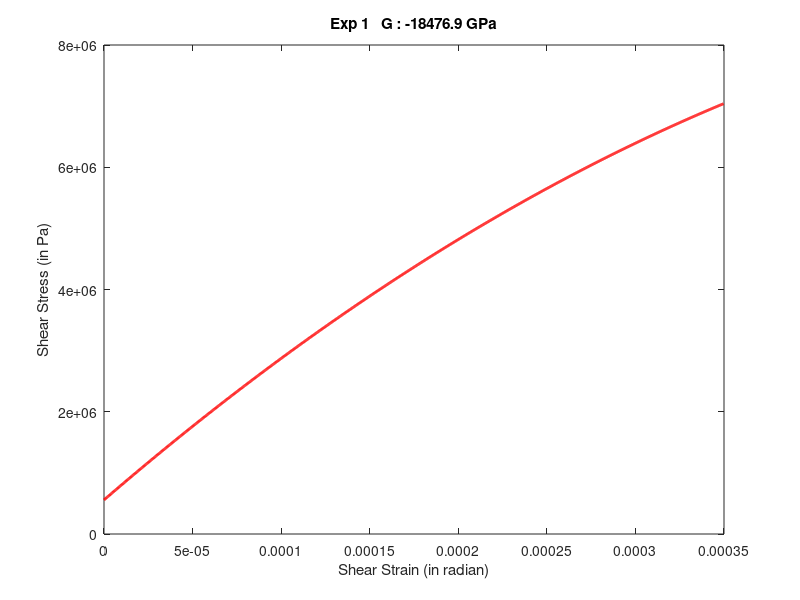
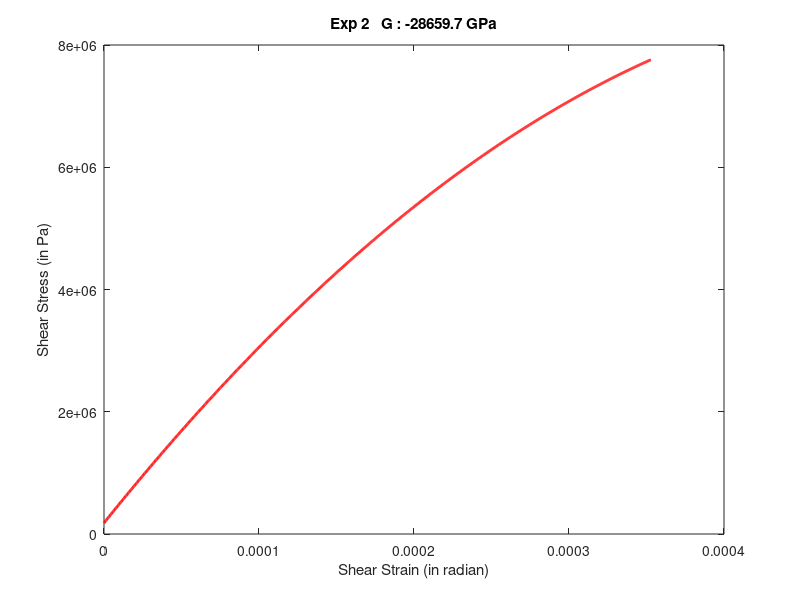
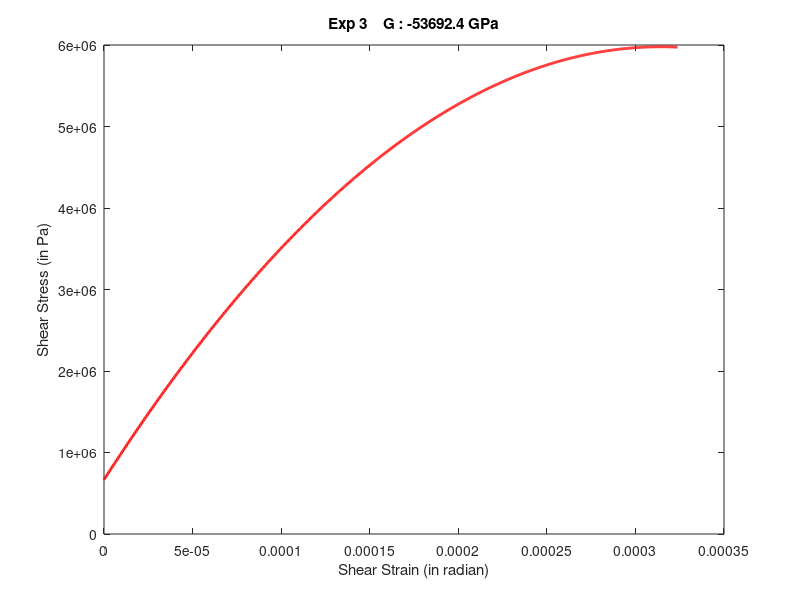
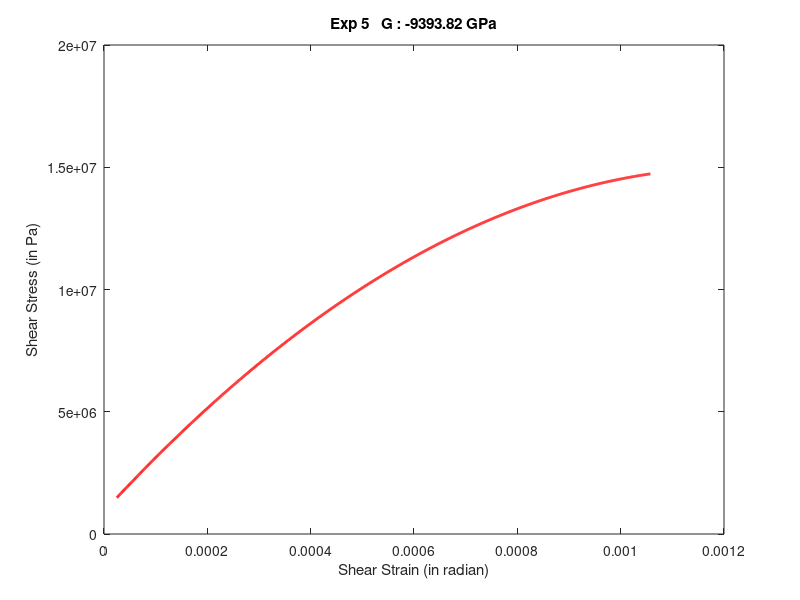

The MATLAB source for these figures, in order:
%Global variables
d=0.01;     %Diameter of rod in meters
d1=0.1;     %Length of lever in meters
L=1;        %Length of Rod in meters
g=9.81;     %Value of g in m/s^2
load('P8_TorsionTest.mat');






%Group 1

for i=1:20  %iterating through cycles


%Takes values of load from m_exp1 variable of P8_TorsionTest.mat
loads = m_exp1(:,1:7);

%Takes values of theta from column i of theta_0exp1 variable of P8...mat 
theta =(theta_0exp1(1:7,i)+flip(theta_0exp1(7:13,i)))/2;    %change cycle number here for data

%plot(loads,theta); %Plots original y_vs_x Data
theta=theta'; %to make y and x of same dimensions since theta was columnar

J=pi*(d^4)/32;   %Polar Second Moment of Inertia
T=loads*(g*d1);    %Torque applied on the rod
y=(T*(d/2))/J;      %Shear Stress in Pa

x=(theta*(d/2))/L;     %Shear Strain 

coefficients=polyfit(x,y,2);  %finds coeff of best fit line for Data
xFit = linspace(min(x),max(x),1000);
yFit = polyval(coefficients,xFit);
G_in_Pa=coefficients(1);  %slope of the best fit line gives Shear Modulus

%to see full value of slope, use command 'format long'

%str=sprintf('%f Pascals',G_in_Pa);
%str ='28875391321.054501 Pascals'

%str=sprintf('%g Pascals',G_in_Pa);
%str ='2.88754e+10 Pascals'

G_in_GPa=G_in_Pa/1e9;
Exp1(i)=G_in_GPa;
 

%disp(sprintf('Slop of best fit line theta(radian) vs mass(kg) : %g',slope));

%str=sprintf('%g GPa',G_in_GPa)
%str = '2.88754 GPa'


%%% PLOTTING GRAPH
plot(xFit,yFit,'r-','LineWidth',2)
xlabel('Shear Strain (in radian)');
ylabel('Shear Stress (in Pa)');
variable = sprintf('Exp 1   G : %g GPa',G_in_GPa);
title(variable);
end

%save('Exp_1_G_Results.mat','Exp1');     %To save individual variables



figure;






%GROUP 2


for i=1:20  %iterates through cycles

%Takes values of load from m_exp1 variable of P8_TorsionTest.mat
loads = m_exp2(:,1:7);

%Takes values of theta from column i of theta_0exp1 variable of P8...mat 
theta =(theta_0exp2(1:7,i)+flip(theta_0exp2(7:13,i)))/2;    %change cycle number here for data

%plot(loads,theta); %Plots original y_vs_x Data
theta=theta'; %to make y and x of same dimensions since theta was columnar

J=pi*(d^4)/32;   %Polar Second Moment of Inertia
T=loads*(g*d1);    %Torque applied on the rod
y=(T*(d/2))/J;      %Shear Stress in Pa

x=(theta*(d/2))/L;     %Shear Strain 

coefficients=polyfit(x,y,2);  %finds coeff of best fit line for Data
xFit = linspace(min(x),max(x),1000);
yFit = polyval(coefficients,xFit);
G_in_Pa=coefficients(1);  %slope of the best fit line gives Shear Modulus

%to see full value of slope, use command 'format long'

%str=sprintf('%f Pascals',G_in_Pa);
%str ='28875391321.054501 Pascals'

%str=sprintf('%g Pascals',G_in_Pa);
%str ='2.88754e+10 Pascals'

G_in_GPa=G_in_Pa/1e9;
Exp2(i)=G_in_GPa;
 

%disp(sprintf('Slop of best fit line theta(radian) vs mass(kg) : %g',slope));

%str=sprintf('%g GPa',G_in_GPa)
%str = '2.88754 GPa'


%%% PLOTTING GRAPH
plot(xFit,yFit,'r-','LineWidth',2)
xlabel('Shear Strain (in radian)');
ylabel('Shear Stress (in Pa)');
variable = sprintf('Exp 2   G : %g GPa',G_in_GPa);
title(variable);
end

%save('Exp_2_G_Results.mat','Exp2');     %To save individual variables





figure;









%GROUP 3


for i=1:20  %iterates through cycles

%Takes values of load from m_exp1 variable of P8_TorsionTest.mat
loads = m_exp3(:,1:7);

%Takes values of theta from column i of theta_0exp1 variable of P8...mat 
theta =(theta_0exp3(1:7,i)+flip(theta_0exp3(7:13,i)))/2;    %change cycle number here for data

%plot(loads,theta); %Plots original y_vs_x Data
theta=theta'; %to make y and x of same dimensions since theta was columnar

J=pi*(d^4)/32;   %Polar Second Moment of Inertia
T=loads*(g*d1);    %Torque applied on the rod
y=(T*(d/2))/J;      %Shear Stress in Pa

x=(theta*(d/2))/L;     %Shear Strain 

coefficients=polyfit(x,y,2);  %finds coeff of best fit line for Data
xFit = linspace(min(x),max(x),1000);
yFit = polyval(coefficients,xFit);
G_in_Pa=coefficients(1);  %slope of the best fit line gives Shear Modulus

%to see full value of slope, use command 'format long'

%str=sprintf('%f Pascals',G_in_Pa);
%str ='28875391321.054501 Pascals'

%str=sprintf('%g Pascals',G_in_Pa);
%str ='2.88754e+10 Pascals'

G_in_GPa=G_in_Pa/1e9;
Exp3(i)=G_in_GPa;
 

%disp(sprintf('Slop of best fit line theta(radian) vs mass(kg) : %g',slope));

%str=sprintf('%g GPa',G_in_GPa)
%str = '2.88754 GPa'


%%% PLOTTING GRAPH
plot(xFit,yFit,'r-','LineWidth',2)
xlabel('Shear Strain (in radian)');
ylabel('Shear Stress (in Pa)');
variable = sprintf('Exp 3    G : %g GPa',G_in_GPa);
title(variable);
end

%save('Exp_3_G_Results.mat','Exp3');     %To save individual variables





figure;







%GROUP 4


for i=1:20  %Parsing through cycles

%Takes values of load from m_exp1 variable of P8_TorsionTest.mat
loads = m_exp4(:,1:7);

%Takes values of theta from column i of theta_0exp1 variable of P8...mat 
theta =(theta_0exp4(1:7,i)+flip(theta_0exp4(7:13,i)))/2;    %change cycle number here for data

%plot(loads,theta); %Plots original y_vs_x Data
theta=theta'; %to make y and x of same dimensions since theta was columnar

J=pi*(d^4)/32;   %Polar Second Moment of Inertia
T=loads*(g*d1);    %Torque applied on the rod
y=(T*(d/2))/J;      %Shear Stress in Pa

x=(theta*(d/2))/L;     %Shear Strain 

coefficients=polyfit(x,y,2);  %finds coeff of best fit line for Data
xFit = linspace(min(x),max(x),1000);
yFit = polyval(coefficients,xFit);
G_in_Pa=coefficients(1);  %slope of the best fit line gives Shear Modulus

%to see full value of slope, use command 'format long'

%str=sprintf('%f Pascals',G_in_Pa);
%str ='28875391321.054501 Pascals'

%str=sprintf('%g Pascals',G_in_Pa);
%str ='2.88754e+10 Pascals'

G_in_GPa=G_in_Pa/1e9;
Exp4(i)=G_in_GPa;
 

%disp(sprintf('Slop of best fit line theta(radian) vs mass(kg) : %g',slope));

%str=sprintf('%g GPa',G_in_GPa)
%str = '2.88754 GPa'


%%% PLOTTING GRAPH
plot(xFit,yFit,'r-','LineWidth',2)
xlabel('Shear Strain (in radian)');
ylabel('Shear Stress (in Pa)');
variable = sprintf('Exp 4    G : %g GPa',G_in_GPa);
title(variable);
end

%save('Exp_4_G_Results.mat','Exp4');     %To save individual variables
















%GROUP 5


for i=1:20  %Parsing through cycles

%Takes values of load from m_exp1 variable of P8_TorsionTest.mat
loads = m_exp5(:,1:7);

%Takes values of theta from column i of theta_0exp1 variable of P8...mat 
theta =(theta_0exp5(1:7,i)+flip(theta_0exp5(7:13,i)))/2;    %change cycle number here for data

%plot(loads,theta); %Plots original y_vs_x Data
theta=theta'; %to make y and x of same dimensions since theta was columnar

J=pi*(d^4)/32;   %Polar Second Moment of Inertia
T=loads*(g*d1);    %Torque applied on the rod
y=(T*(d/2))/J;      %Shear Stress in Pa

x=(theta*(d/2))/L;     %Shear Strain 

coefficients=polyfit(x,y,2);  %finds coeff of best fit line for Data
xFit = linspace(min(x),max(x),1000);
yFit = polyval(coefficients,xFit);
G_in_Pa=coefficients(1);  %slope of the best fit line gives Shear Modulus

%to see full value of slope, use command 'format long'

%str=sprintf('%f Pascals',G_in_Pa);
%str ='28875391321.054501 Pascals'

%str=sprintf('%g Pascals',G_in_Pa);
%str ='2.88754e+10 Pascals'

G_in_GPa=G_in_Pa/1e9;
Exp5(i)=G_in_GPa;
 

%disp(sprintf('Slop of best fit line theta(radian) vs mass(kg) : %g',slope));

%str=sprintf('%g GPa',G_in_GPa)
%str = '2.88754 GPa'


%%% PLOTTING GRAPH
plot(xFit,yFit,'r-','LineWidth',2)
xlabel('Shear Strain (in radian)');
ylabel('Shear Stress (in Pa)');
variable = sprintf('Exp 5   G : %g GPa',G_in_GPa);
title(variable);
end

%save('Exp_5_G_Results.mat','Exp5');    %To save individual variables


save('Exp_G_Results.mat','Exp1','Exp2','Exp3','Exp4','Exp5');   %To save all as 1 variable


clear 



